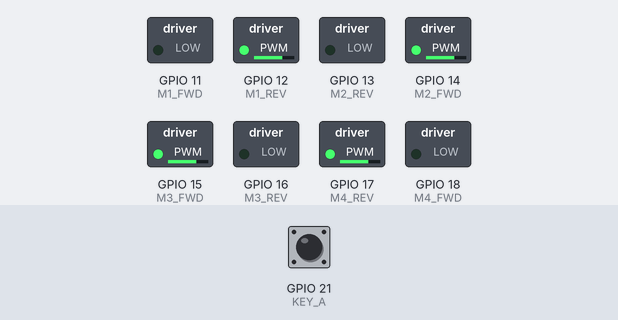
The program below on a simulated Seeed XIAO ESP32-S3. Shown: switched loads named in the program (green lamp = pin HIGH). Dashed ring = blinking. The inputs (shaded band) are chosen by the test bench; at power-on: GPIO 21 (KEY_A) HIGH. What the program prints to the serial monitor is not drawn.

Above: at 2.7 s.
2.8 s: GPIO 21 (KEY_A) pulled LOW for 0.15 s
At 4.0 s:
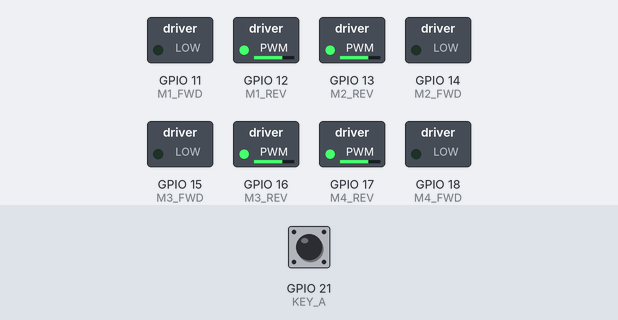
5.9 s: GPIO 21 (KEY_A) pulled LOW for 1 s
At 8.5 s:
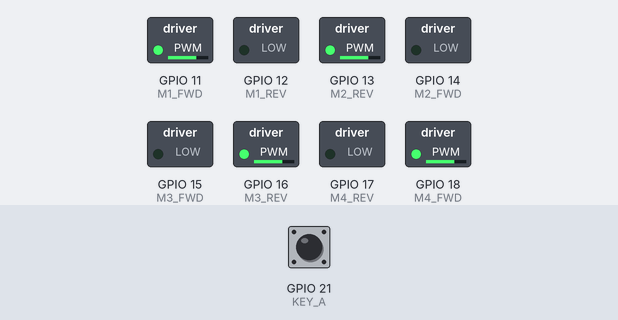
9.9 s: GPIO 21 (KEY_A) pulled LOW for 0.15 s
At 12.8 s:
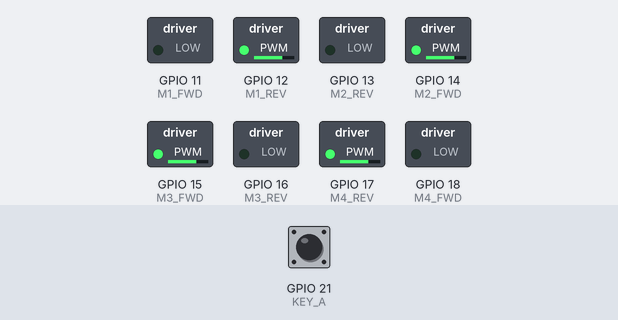
13.0 s: GPIO 21 (KEY_A) pulled LOW for 3.2 s
At 14.6 s:
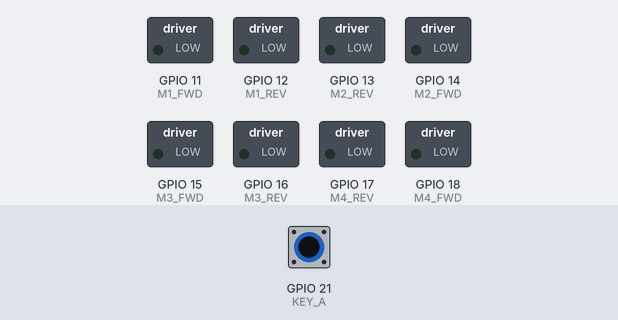
19.1 s: GPIO 21 (KEY_A) pulled LOW for 0.15 s
Timing chart, 0 to 36.4 s (numbered marks = the images above; inputs shaded):
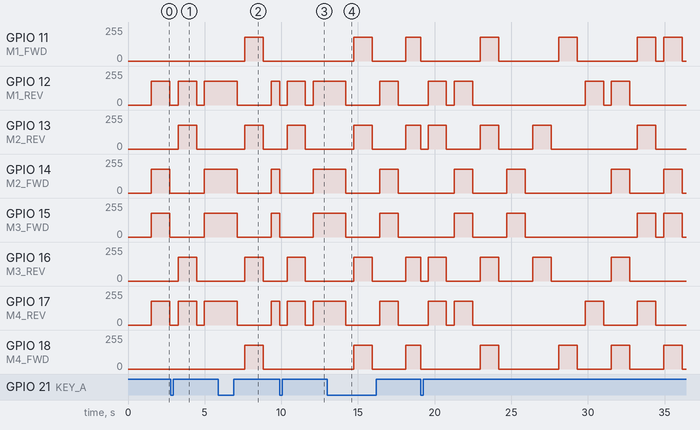

The program:

main.cpp
```cpp
/**
 * 麦克纳姆轮小车 - 左右横移演示
 *
 * 功能：
 * - 默认模式：小车左右横移循环
 * - 按下按键 A：切换到全方向演示模式
 *
 * 修复：
 * - 使用非阻塞式按键检测，随时响应按键
 * - 方向切换前先完全停止电机，避免堵转
 */

#include <Arduino.h>
#include "pins.h"

// ==================== 运动状态枚举 ====================
enum MoveState {
  STATE_STOP,
  STATE_LEFT,
  STATE_RIGHT,
  // 全方向演示状态
  STATE_FORWARD,
  STATE_BACKWARD,
  STATE_FRONT_LEFT,
  STATE_BACK_RIGHT,
  STATE_FRONT_RIGHT,
  STATE_BACK_LEFT,
  STATE_TURN_LEFT,
  STATE_TURN_RIGHT
};

// ==================== 全局变量 ====================
bool fullDemoMode = false;      // 是否全方向演示模式
bool lastKeyA = HIGH;           // 上一次按键状态
unsigned long lastKeyTime = 0;  // 防抖时间

MoveState currentState = STATE_STOP;
unsigned long stateStartTime = 0;
int demoStep = 0;               // 全方向演示步骤

const int MOVE_DURATION = 1200;  // 移动持续时间 (ms)
const int STOP_DURATION = 400;   // 停止持续时间 (ms)，增加让电机完全停止
const int MOTOR_SPEED = 180;  // 默认速度 70%（范围 0-255，避免触发电池保护）

// ==================== 电机控制函数 ====================

/**
 * 设置单个电机速度
 */
void setMotor(int fwdPin, int revPin, int speed) {
  speed = constrain(speed, -255, 255);
  if (speed > 0) {
    analogWrite(fwdPin, speed);
    analogWrite(revPin, 0);
  } else if (speed < 0) {
    analogWrite(fwdPin, 0);
    analogWrite(revPin, -speed);
  } else {
    // 完全停止：两个引脚都输出 0
    analogWrite(fwdPin, 0);
    analogWrite(revPin, 0);
  }
}

/**
 * 设置四个电机独立速度（麦克纳姆轮全向控制）
 */
void setMotorsSeparate(int m1Speed, int m2Speed, int m3Speed, int m4Speed) {
  setMotor(M1_FWD, M1_REV, m1Speed);
  setMotor(M2_FWD, M2_REV, m2Speed);
  setMotor(M3_FWD, M3_REV, m3Speed);
  setMotor(M4_FWD, M4_REV, m4Speed);
}

/**
 * 完全停止所有电机
 * 先制动再释放，确保电机完全停止
 */
void carStop() {
  setMotorsSeparate(0, 0, 0, 0);
}

// ==================== 麦克纳姆轮运动函数 ====================

void carForward(int speed) {
  setMotorsSeparate(speed, speed, speed, speed);
}

void carBackward(int speed) {
  setMotorsSeparate(-speed, -speed, -speed, -speed);
}

void carTurnLeft(int speed) {
  setMotorsSeparate(-speed, speed, -speed, speed);
}

void carTurnRight(int speed) {
  setMotorsSeparate(speed, -speed, speed, -speed);
}

// ★ 左横移（麦克纳姆轮特有）
// M1反转, M2正转, M3正转, M4反转
void carMoveLeft(int speed) {
  setMotorsSeparate(-speed, speed, speed, -speed);
}

// ★ 右横移（麦克纳姆轮特有）
// M1正转, M2反转, M3反转, M4正转
void carMoveRight(int speed) {
  setMotorsSeparate(speed, -speed, -speed, speed);
}

// 左前楔形
void carMoveFrontLeft(int speed) {
  setMotorsSeparate(0, speed, speed, 0);
}

// 右前楔形
void carMoveFrontRight(int speed) {
  setMotorsSeparate(speed, 0, 0, speed);
}

// 左后楔形
void carMoveBackLeft(int speed) {
  setMotorsSeparate(-speed, 0, 0, -speed);
}

// 右后楔形
void carMoveBackRight(int speed) {
  setMotorsSeparate(0, -speed, -speed, 0);
}

// ==================== 状态执行函数 ====================

void executeState(MoveState state) {
  switch (state) {
    case STATE_STOP:
      carStop();
      break;
    case STATE_LEFT:
      Serial.println("← 左横移");
      carMoveLeft(MOTOR_SPEED);
      break;
    case STATE_RIGHT:
      Serial.println("→ 右横移");
      carMoveRight(MOTOR_SPEED);
      break;
    case STATE_FORWARD:
      Serial.println("↑ 前进");
      carForward(MOTOR_SPEED);
      break;
    case STATE_BACKWARD:
      Serial.println("↓ 后退");
      carBackward(MOTOR_SPEED);
      break;
    case STATE_FRONT_LEFT:
      Serial.println("↖ 左前楔形");
      carMoveFrontLeft(MOTOR_SPEED);
      break;
    case STATE_BACK_RIGHT:
      Serial.println("↘ 右后楔形");
      carMoveBackRight(MOTOR_SPEED);
      break;
    case STATE_FRONT_RIGHT:
      Serial.println("↗ 右前楔形");
      carMoveFrontRight(MOTOR_SPEED);
      break;
    case STATE_BACK_LEFT:
      Serial.println("↙ 左后楔形");
      carMoveBackLeft(MOTOR_SPEED);
      break;
    case STATE_TURN_LEFT:
      Serial.println("↺ 原地左转");
      carTurnLeft(MOTOR_SPEED);
      break;
    case STATE_TURN_RIGHT:
      Serial.println("↻ 原地右转");
      carTurnRight(MOTOR_SPEED);
      break;
  }
}

// ==================== 切换状态（带安全停止） ====================

void changeState(MoveState newState) {
  // 如果新状态和当前状态相同，不做任何事
  if (newState == currentState) return;

  // 先停止当前运动
  carStop();
  delay(50);  // 短暂延时让电机完全停止

  // 切换到新状态
  currentState = newState;
  stateStartTime = millis();

  // 执行新状态
  executeState(newState);
}

// ==================== 初始化 ====================

void setup() {
  Serial.begin(115200);
  delay(1000);

  Serial.println("=====================================");
  Serial.println("  麦克纳姆轮小车 - 左右横移演示");
  Serial.println("=====================================");
  Serial.println();

  // 初始化电机引脚
  pinMode(M1_FWD, OUTPUT); pinMode(M1_REV, OUTPUT);
  pinMode(M2_FWD, OUTPUT); pinMode(M2_REV, OUTPUT);
  pinMode(M3_FWD, OUTPUT); pinMode(M3_REV, OUTPUT);
  pinMode(M4_FWD, OUTPUT); pinMode(M4_REV, OUTPUT);

  // 确保所有电机初始停止
  carStop();

  // 设置 PWM 频率（10kHz，减少电机噪音）
  analogWriteFrequency(10000);

  // 初始化按键
  pinMode(KEY_A, INPUT_PULLUP);
  pinMode(KEY_B, INPUT_PULLUP);

  Serial.println("初始化完成！");
  Serial.println();
  Serial.println("当前模式: 左右横移循环");
  Serial.println("★ 随时按下按键 A 可切换到全方向演示模式 ★");
  Serial.println();

  delay(500);

  // 开始左横移
  currentState = STATE_LEFT;
  stateStartTime = millis();
  executeState(currentState);
}

// ==================== 按键检测（非阻塞） ====================

void checkButton() {
  bool currentKeyA = digitalRead(KEY_A);
  unsigned long now = millis();

  // 防抖：200ms 内不重复检测
  if (now - lastKeyTime < 200) {
    lastKeyA = currentKeyA;
    return;
  }

  // 检测下降沿（按下瞬间）
  if (lastKeyA == HIGH && currentKeyA == LOW) {
    lastKeyTime = now;

    // 切换模式
    fullDemoMode = !fullDemoMode;
    demoStep = 0;

    // 停止电机
    carStop();

    if (fullDemoMode) {
      Serial.println();
      Serial.println("========================================");
      Serial.println(">>>>>> 切换到: 全方向演示模式 <<<<<<");
      Serial.println("========================================");
      Serial.println();

      // 从前进开始
      currentState = STATE_STOP;
      stateStartTime = millis();
    } else {
      Serial.println();
      Serial.println("========================================");
      Serial.println(">>>>>> 切换到: 左右横移模式 <<<<<<");
      Serial.println("========================================");
      Serial.println();

      // 从左横移开始
      currentState = STATE_LEFT;
      stateStartTime = millis();
      executeState(currentState);
    }
  }

  lastKeyA = currentKeyA;
}

// ==================== 左右横移模式状态机 ====================

void runLateralMode() {
  unsigned long elapsed = millis() - stateStartTime;

  switch (currentState) {
    case STATE_LEFT:
      if (elapsed >= MOVE_DURATION) {
        changeState(STATE_STOP);
      }
      break;

    case STATE_STOP:
      if (elapsed >= STOP_DURATION) {
        // 判断下一个状态
        static bool goRight = true;
        if (goRight) {
          changeState(STATE_RIGHT);
        } else {
          changeState(STATE_LEFT);
        }
        goRight = !goRight;
      }
      break;

    case STATE_RIGHT:
      if (elapsed >= MOVE_DURATION) {
        changeState(STATE_STOP);
      }
      break;

    default:
      // 如果意外进入其他状态，重置为左横移
      changeState(STATE_LEFT);
      break;
  }
}

// ==================== 全方向演示模式状态机 ====================

// 演示序列
const MoveState demoSequence[] = {
  STATE_FORWARD,     // 0: 前进
  STATE_STOP,        // 1: 停
  STATE_BACKWARD,    // 2: 后退
  STATE_STOP,        // 3: 停
  STATE_LEFT,        // 4: 左横移
  STATE_STOP,        // 5: 停
  STATE_RIGHT,       // 6: 右横移
  STATE_STOP,        // 7: 停
  STATE_FRONT_LEFT,  // 8: 左前楔形
  STATE_STOP,        // 9: 停
  STATE_BACK_RIGHT,  // 10: 右后楔形（返回）
  STATE_STOP,        // 11: 停
  STATE_FRONT_RIGHT, // 12: 右前楔形
  STATE_STOP,        // 13: 停
  STATE_BACK_LEFT,   // 14: 左后楔形（返回）
  STATE_STOP,        // 15: 停
  STATE_TURN_LEFT,   // 16: 原地左转
  STATE_STOP,        // 17: 停
  STATE_TURN_RIGHT,  // 18: 原地右转
  STATE_STOP         // 19: 停
};
const int demoStepCount = sizeof(demoSequence) / sizeof(demoSequence[0]);

void runFullDemoMode() {
  unsigned long elapsed = millis() - stateStartTime;

  // 判断当前步骤应持续的时间
  int duration = (currentState == STATE_STOP) ? STOP_DURATION : MOVE_DURATION;

  if (elapsed >= duration) {
    // 进入下一步
    demoStep++;
    if (demoStep >= demoStepCount) {
      demoStep = 0;
      Serial.println();
      Serial.println("--- 全方向演示完成，重新开始 ---");
      Serial.println();
    }

    // 切换到下一个状态
    changeState(demoSequence[demoStep]);
  }
}

// ==================== 主循环 ====================

void loop() {
  // 1. 检测按键（随时响应）
  checkButton();

  // 2. 根据模式运行状态机
  if (!fullDemoMode) {
    runLateralMode();
  } else {
    runFullDemoMode();
  }

  // 短暂延时，防止 loop 过快
  delay(10);
}
```

pins.h
```cpp
/**
 * 未来科技盒 2.0 引脚定义
 * 麦克纳姆轮小车横移演示
 */

#ifndef PINS_H
#define PINS_H

// ==================== 电机引脚 ====================
// 电机布局（俯视图）：
//     前方
//  ┌─────────┐
//  │  M1  M2 │  M1=左上  M2=右上
//  │         │
//  │  M3  M4 │  M3=左下  M4=右下
//  └─────────┘
//     后方

// M1 - 左上电机
#define M1_FWD 11  // 正转
#define M1_REV 12  // 反转

// M2 - 右上电机（GPIO顺序与左侧相反）
#define M2_FWD 14  // 正转
#define M2_REV 13  // 反转

// M3 - 左下电机
#define M3_FWD 15  // 正转
#define M3_REV 16  // 反转

// M4 - 右下电机（GPIO顺序与左侧相反）
#define M4_FWD 18  // 正转
#define M4_REV 17  // 反转

// ==================== 按键 ====================
#define KEY_A 21   // 按键 A（按下为 LOW）
#define KEY_B 0    // 按键 B / BOOT（按下为 LOW）

#endif // PINS_H
```

Measured:
- after the input at 2.8 s, GPIO 11 (M1_FWD), GPIO 18 (M4_FWD): stays 0/255 (without the input it goes to 180/255 after 0.42 s); GPIO 12 (M1_REV), GPIO 17 (M4_REV): 0/255 → 180/255 after 0.48 s instead of 2.1 s
- after the input at 5.9 s, GPIO 12 (M1_REV), GPIO 17 (M4_REV): 180/255 → 0/255 after 1.2 s instead of 0.29 s
- after the input at 9.9 s, GPIO 11 (M1_FWD), GPIO 18 (M4_FWD): stays 0/255 (without the input it goes to 180/255 after 1.1 s)
- after the input at 13.0 s, GPIO 12 (M1_REV), GPIO 17 (M4_REV): 180/255 → 0/255 after 1.2 s instead of 0.29 s
